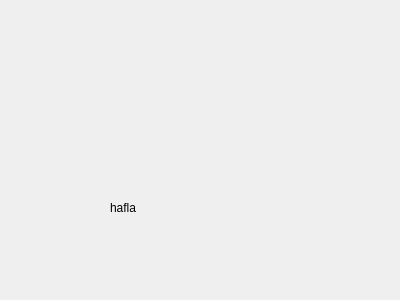
<?xml version="1.0" encoding="UTF-8"?>
<ui version="4.0">
 <class>hafla</class>
 <widget class="QDialog" name="hafla">
  <property name="geometry">
   <rect>
    <x>0</x>
    <y>0</y>
    <width>400</width>
    <height>300</height>
   </rect>
  </property>
  <property name="windowTitle">
   <string>Dialog</string>
  </property>
  <widget class="QLabel" name="label">
   <property name="geometry">
    <rect>
     <x>110</x>
     <y>200</y>
     <width>56</width>
     <height>16</height>
    </rect>
   </property>
   <property name="text">
    <string>hafla</string>
   </property>
  </widget>
 </widget>
 <resources/>
 <connections/>
</ui>
